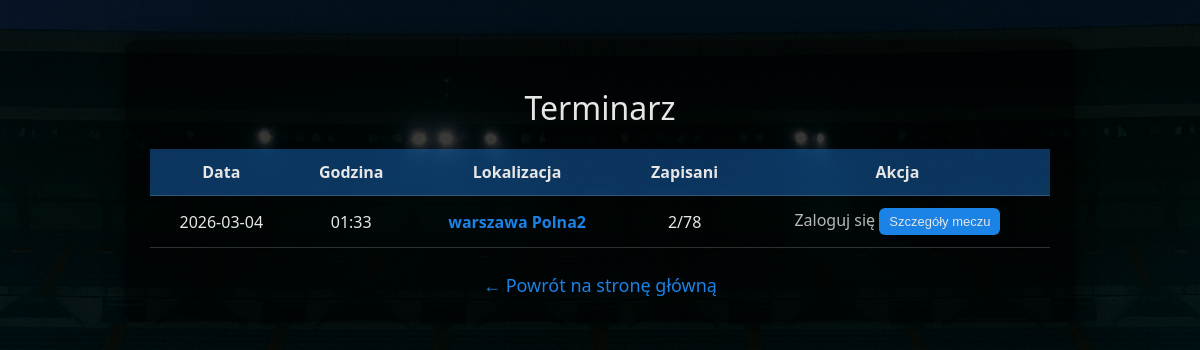
/terminarz, run on an earlier commit of the app's database.
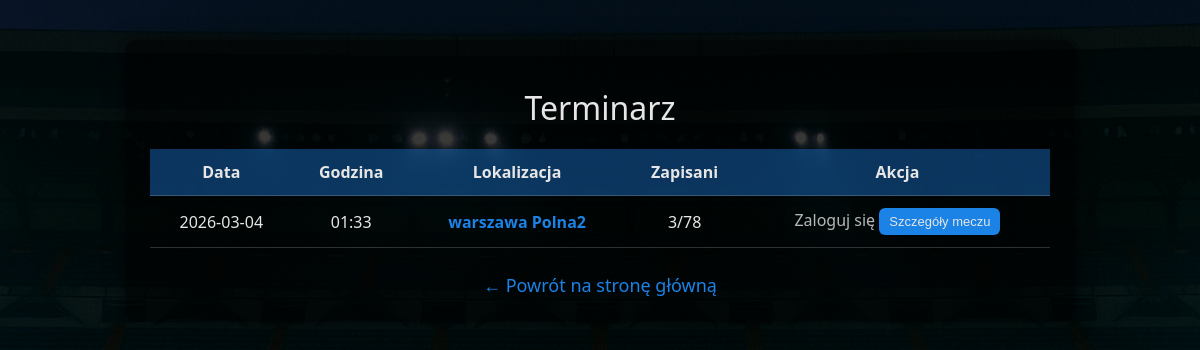
And on a later commit of the database.
### tables this page shows
CREATE TABLE matches (
            id INTEGER PRIMARY KEY AUTOINCREMENT,
            match_date TEXT NOT NULL,
            match_time TEXT NOT NULL,
            location TEXT NOT NULL,
            max_slots INTEGER NOT NULL,
            signed_up INTEGER NOT NULL DEFAULT 0
        );

### app.py (the view)
@app.route("/terminarz")
def terminarz():
    conn = get_db()
    matches = conn.execute("SELECT * FROM matches ORDER BY match_date ASC").fetchall()
    signups = conn.execute("""
        SELECT ms.match_id, ms.paid, u.first_name, u.last_name, u.player_alias
        FROM match_signups ms
        JOIN users u ON u.id = ms.user_id
        ORDER BY u.first_name ASC
    """).fetchall()
    conn.close()
    players_by_match = {}
    for s in signups:
        players_by_match.setdefault(s["match_id"], []).append(s)
    user_signed = {}
    if "player_alias" in session:
        for s in signups:
            if s["player_alias"] == session["player_alias"]:
                user_signed[s["match_id"]] = True
    return render_template(
        "terminarz.html",
        matches=matches,
        players_by_match=players_by_match,
        user_signed=user_signed
    )

### app.py (called while the page is built)
def get_db():
    conn = sqlite3.connect("database.db")
    conn.row_factory = sqlite3.Row
    return conn

### templates/terminarz.html (shortened to what this page needs)
<!DOCTYPE html>
<html lang="pl">
<head>
</head>
<body>
<div class="container">
    <h1>Terminarz</h1>
    <table>
        <tr>
            <th>Data</th>
            <th>Godzina</th>
            <th>Lokalizacja</th>
            <th>Zapisani</th>
            <th>Akcja</th>
        </tr>
        {% for m in matches %}
        <tr>
            <td>{{ m.match_date }}</td>
            <td>{{ m.match_time }}</td>
            <td>
                <a href="https://www.google.com/maps/search/?api=1&query={{ m.location | urlencode }}"
                   target="_blank"
                   style="color:#1e90ff; text-decoration:none; font-weight:bold;">
                    {{ m.location }}
                </a>
            </td>
            <td>{{ m.signed_up }}/{{ m.max_slots }}</td>
            <td>
                {% if session.user_id %}
                {% if user_signed.get(m.id) %}
                <a href="/terminarz/unsubscribe/{{ m.id }}" class="cancel-btn">
                    Jednak nie wpadam
                </a>
                {% else %}
                {% if m.signed_up < m.max_slots %}
                <a href="/terminarz/signup/{{ m.id }}" class="signup-btn">
                    Zapisz się
                </a>
                {% else %}
                <span style="color:orange; font-weight:bold;">Brak miejsc</span>
                {% endif %}
                {% endif %}
                {% else %}
                <span style="color:#ccc;">Zaloguj się</span>
                {% endif %}
                <button class="details-btn" onclick="toggleDetails({{ m.id }})">
                    Szczegóły meczu
                </button>
            </td>
        </tr>
        {% endfor %}
    </table>
    <a href="/" class="back">← Powrót na stronę główną</a>
</div>
</body>
</html>

What changed in the data, as far as the page shows it:
changed matches "warszawa Polna2": signed_up "2" → "3"
